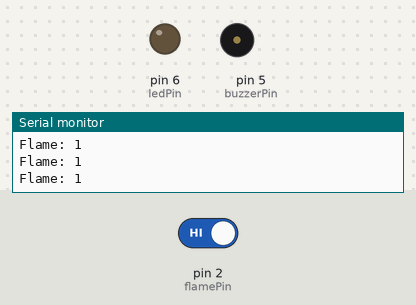
The sketch below on a simulated Arduino Uno, built with avr-gcc and run on an emulated ATmega328P. On the bench: output pins drawn as LEDs (lit = HIGH), buzzer (waves = sounding), the last lines printed to the serial monitor. The test bench sets the inputs (shaded band); at power-on: pin 2 (flamePin) HIGH.

Above: at 1.2 s.
1.3 s: pin 2 (flamePin) driven LOW
At 1.8 s:
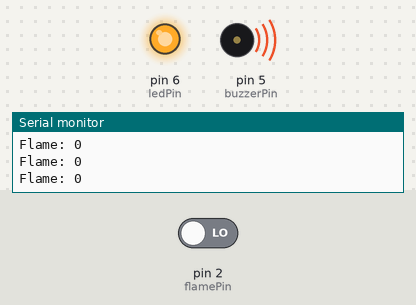
2.8 s: pin 2 (flamePin) driven HIGH
At 3.1 s:
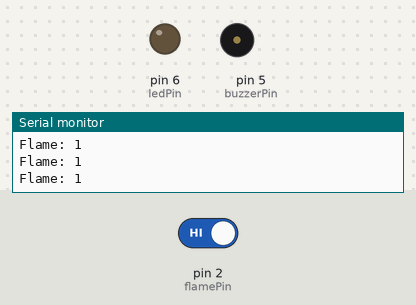
Timing chart, 0 to 5.8 s (numbered marks = the images above; inputs shaded):
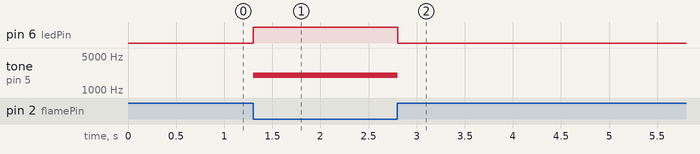

The sketch:

sketch_jan16a_detecteur_de_flamme.ino
```cpp
const int flamePin = 2;
const int ledPin = 6;
const int buzzerPin = 5;

void setup() {
  pinMode(flamePin, INPUT);
  pinMode(ledPin, OUTPUT);
  pinMode(buzzerPin, OUTPUT);
  Serial.begin(9600);
}

void loop() {
  int flameDetected = digitalRead(flamePin);

  Serial.print("Flame: ");
  Serial.println(flameDetected);

  if (flameDetected == LOW) {
    digitalWrite(ledPin, HIGH);
    tone(buzzerPin, 2000);
  } else {
    digitalWrite(ledPin, LOW);
    noTone(buzzerPin);
  }

  delay(100);
}
```

Measured:
- after the input at 1.3 s, pin 6 (ledPin): LOW → HIGH at once; tone on pin 5 (buzzerPin): silent → 2000 Hz at once
- after the input at 2.8 s, pin 6 (ledPin): HIGH → LOW at once; tone on pin 5 (buzzerPin): 2000 Hz → silent at once
